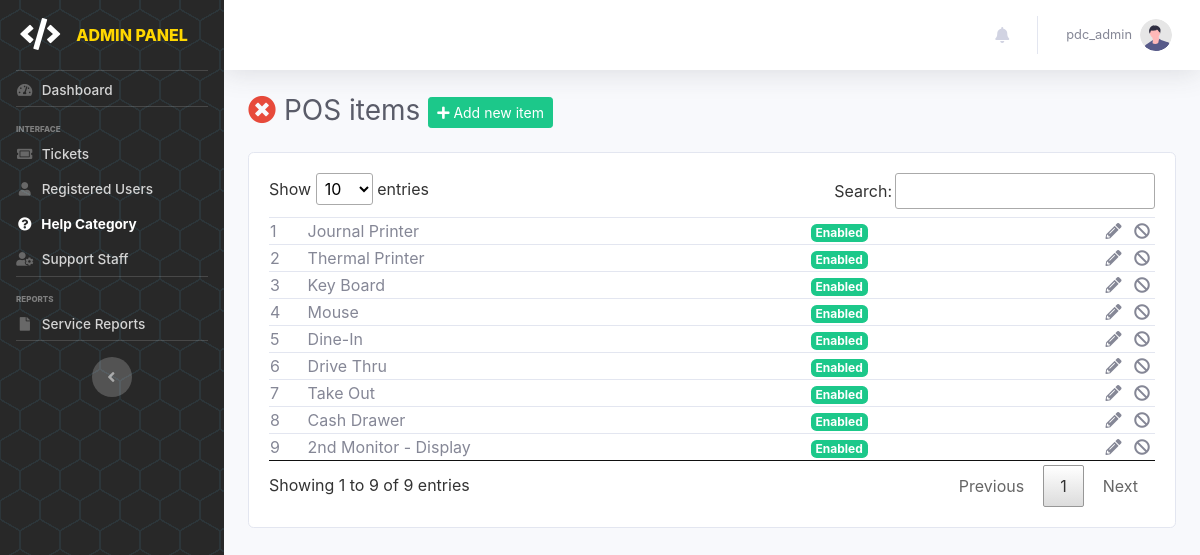
Screenshot of /pages/admin/item-list?item=1 (signed in) with the database file from the repository.
### tables this page shows
CREATE TABLE `tbl_itemcategory` (
  `id` int(100) NOT NULL,
  `name` varchar(100) NOT NULL,
  `img_name` varchar(1000) NOT NULL,
  `img_path` varchar(1000) NOT NULL,
  `status` enum('1','0') NOT NULL DEFAULT '1',
  `designation` enum('1','2') NOT NULL
);

CREATE TABLE `tbl_itemlist` (
  `id` int(100) NOT NULL,
  `name` varchar(100) NOT NULL,
  `status` enum('0','1') NOT NULL DEFAULT '1',
  `category` varchar(100) NOT NULL
);

### pages/admin/admin.item-list.php (the view, shortened to what this page needs)
<?php include('admin.header.php');
$item_id = $_GET['item'];
$item_qry = mysqli_query($conn, "SELECT c.id AS c_id, c.name AS c_name, c.designation, l.id AS l_id, l.name AS l_name, l.status, l.category FROM tbl_itemlist l LEFT JOIN tbl_itemcategory c ON l.category = c.id WHERE c.id = $item_id");
$item_qry2 = mysqli_query($conn, "SELECT * FROM tbl_itemcategory WHERE id = $item_id");
$item_res = mysqli_fetch_assoc($item_qry2);
?>
    <div class="container-fluid">
        <div class="d-sm-flex align-items-center justify-content-between mb-4">
            <h1 class="h3 mb-0 text-gray-800"><a href="help-categories"><i class="fas fa-times-circle text-danger"></i></a>&nbsp;<?php echo $item_res['name']; ?>&nbsp;items&nbsp;<a href="add-itemlist?categ=<?php echo $item_id; ?>" data-toggle="modal" data-target="#additemModal" class="btn btn-sm btn-success"><i class="fas fa-plus"></i>&nbsp;Add new item</a></h1>
        </div>
        <div class="card mt-4">
            <div class="card-body">
                <div class="tab-pane fade show active" id="pills-it" role="tabpanel" aria-labelledby="pills-it-tab">
                    <div class="table-responsive">
                        <table class="table w-100" id="itcattbl">
                            <thead hidden>
                            </thead>
                            <tbody>
                                <?php
                                    if (mysqli_num_rows($item_qry) > 0) {
                                        mysqli_data_seek($item_qry, 0);
                                        $no = '1';
                                        while($list=mysqli_fetch_array($item_qry)){
                                ?>
                                    <tr>
                                        <td><?php echo $no++; ?></td>
                                        <td><?php echo $list["l_name"]; ?></td>
                                        <td>
                                            <?php if ($list["status"] == '1') { ?>
                                                <span class="badge text-white bg-success">Enabled</span>
                                            <?php } else { ?>
                                                <span class="badge text-white bg-secondary">Disabled</span>
                                            <?php } ?>
                                        </td>
                                        <td class="text-right">
                                            <a href="#" class="text-secondary p-1 edit-item-btn" data-id="<?php echo $list['l_id']; ?>" data-name="<?php echo htmlspecialchars($list['l_name'], ENT_QUOTES); ?>"><i class="fas fa-pencil-alt"></i></a>
                                            <?php if ($list["status"]== '1') { ?>
                                                <a href="status-item?id=<?php echo $list["l_id"]; ?>&categ=<?php echo $item_id; ?>&status=0" class="text-secondary p-1"><i class="fas fa-ban"></i></a>
                                            <?php } else { ?>
                                                <a href="status-item?id=<?php echo $list["l_id"]; ?>&categ=<?php echo $item_id; ?>&status=1" class="text-secondary p-1"><i class="fas fa-check"></i></a>
                                            <?php } ?>
                                        </td>
                                    </tr>
                                <?php
                                        }
                                    } else {
                                        echo "<tr><td colspan='4'>No items found.</td></tr>";
                                    }
                                ?>
                            </tbody>
                        </table>
                    </div>
                </div>
            </div>
        </div>
    </div>
<?php
    include('admin.footer.php');
?>

### rows the page displays
tbl_itemcategory: name "POS"
tbl_itemlist: name "Journal Printer", status "Enabled"
tbl_itemlist: name "Thermal Printer", status "Enabled"
tbl_itemlist: name "Key Board", status "Enabled"
tbl_itemlist: name "Mouse", status "Enabled"
tbl_itemlist: name "Dine-In", status "Enabled"
tbl_itemlist: name "Drive Thru", status "Enabled"
tbl_itemlist: name "Take Out", status "Enabled"
tbl_itemlist: name "Cash Drawer", status "Enabled"
tbl_itemlist: name "2nd Monitor - Display", status "Enabled"

### other values shown
$_SESSION['username'] "pdc_admin"
